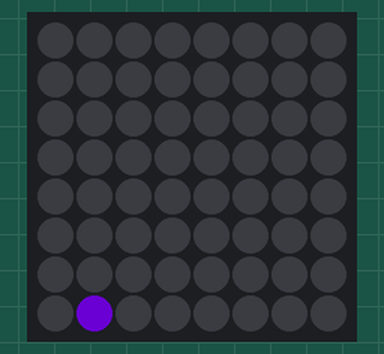
This program was run on a simulated Raspberry Pi (BCM pin numbers) with a Sense HAT. Shown: the Sense HAT's 8×8 RGB LED matrix. Dim RGB values are drawn brighter than linear; random numbers come from a fixed seed; the 64×8 strip is a reading aid, not a part: it shows the text the matrix is scrolling, unrolled, one strip-width of it at a time.

Above: at 0.1 s.
At 0.7 s:
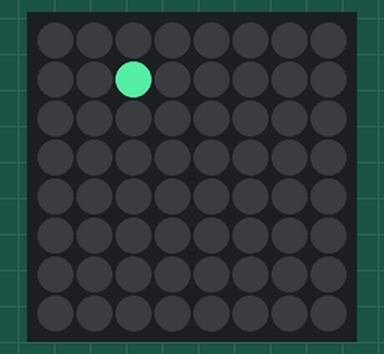
At 5.5 s:
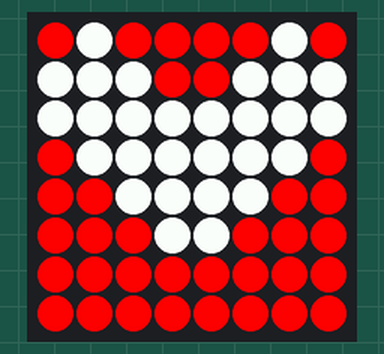
At 7.7 s:
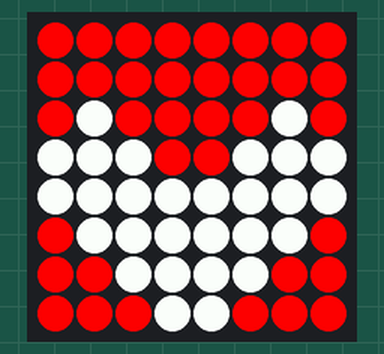
At 8.8 s:
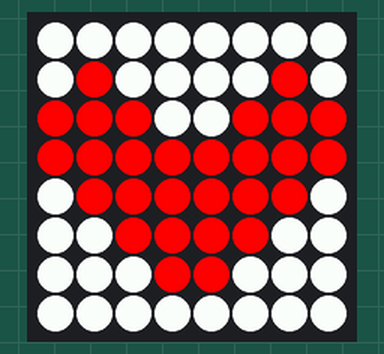

Measured:
- by itself, everything shown: repeats every 4.4 s, in 4 steps
- what the display in image 2 shows lasts 1.1 s, from 5.4 s to 6.5 s

The program:

heart_move.py
```python
from sense_hat import SenseHat
import time
from random import randint

sense = SenseHat()

text_color = (255,255,255)
bg_color = (0,0,0)
white = text_color
red = (255,0,0)
scroll_speed = 0.07
repetitions = 0

message = "Szia Cico!"

def my_message():
    sense.show_message(message, text_colour=text_color, back_colour=bg_color, scroll_speed=scroll_speed)

heart = [
    0,1,0,0,0,0,1,0,
    1,1,1,0,0,1,1,1,
    1,1,1,1,1,1,1,1,
    0,1,1,1,1,1,1,0,
    0,0,1,1,1,1,0,0,
    0,0,0,1,1,0,0,0,
    0,0,0,0,0,0,0,0,
    0,0,0,0,0,0,0,0,
]


heart2 = [
    0,0,0,0,0,0,0,0,
    0,1,0,0,0,0,1,0,
    1,1,1,0,0,1,1,1,
    1,1,1,1,1,1,1,1,
    0,1,1,1,1,1,1,0,
    0,0,1,1,1,1,0,0,
    0,0,0,1,1,0,0,0,
    0,0,0,0,0,0,0,0
]


heart3 = [
    0,0,0,0,0,0,0,0,
    0,0,0,0,0,0,0,0,
    0,1,0,0,0,0,1,0,
    1,1,1,0,0,1,1,1,
    1,1,1,1,1,1,1,1,
    0,1,1,1,1,1,1,0,
    0,0,1,1,1,1,0,0,
    0,0,0,1,1,0,0,0,
]

def hearts():
    while True:
        for y in range(8):
            for x in range(8):
                pixel_index = y * 8 + x
                if heart[pixel_index] == 1:
                    sense.set_pixel(x,y,white)
                else:
                    sense.set_pixel(x,y,red)

        time.sleep(1.1)
        sense.clear()

        for y in range(8):
            for x in range(8):
                pixel_index = y * 8 + x
                if heart2[pixel_index] == 1:
                    sense.set_pixel(x,y,red)
                else:
                    sense.set_pixel(x,y,white)

        time.sleep(1.1)
        sense.clear()


        for y in range(8):
            for x in range(8):
                pixel_index = y * 8 + x
                if heart3[pixel_index] == 1:
                    sense.set_pixel(x,y,white)
                else:
                    sense.set_pixel(x,y,red)

        time.sleep(1.1)
        sense.clear()

        for y in range(8):
            for x in range(8):
                pixel_index = y * 8 + x
                if heart2[pixel_index] == 1:
                    sense.set_pixel(x,y,red)
                else:
                    sense.set_pixel(x,y,white)

        time.sleep(1.1)
        sense.clear()

def color_flash():

        num1 = randint(0,255)
        num2 = randint(0,255)
        num3 = randint(0,255)
        color = (num1,num2,num3)
        space1 = randint(0,7)
        space2 = randint(0,7)

        sense.set_pixel(space1,space2,color)
        time.sleep(0.005)
        sense.clear()

for _ in range(2):
    while repetitions < 200:
        color_flash()
        repetitions += 1
    my_message()
    while repetitions < 200:
        color_flash()
        repetitions += 1
    hearts()
    while repetitions < 200:
        color_flash()
        repetitions += 1
```
